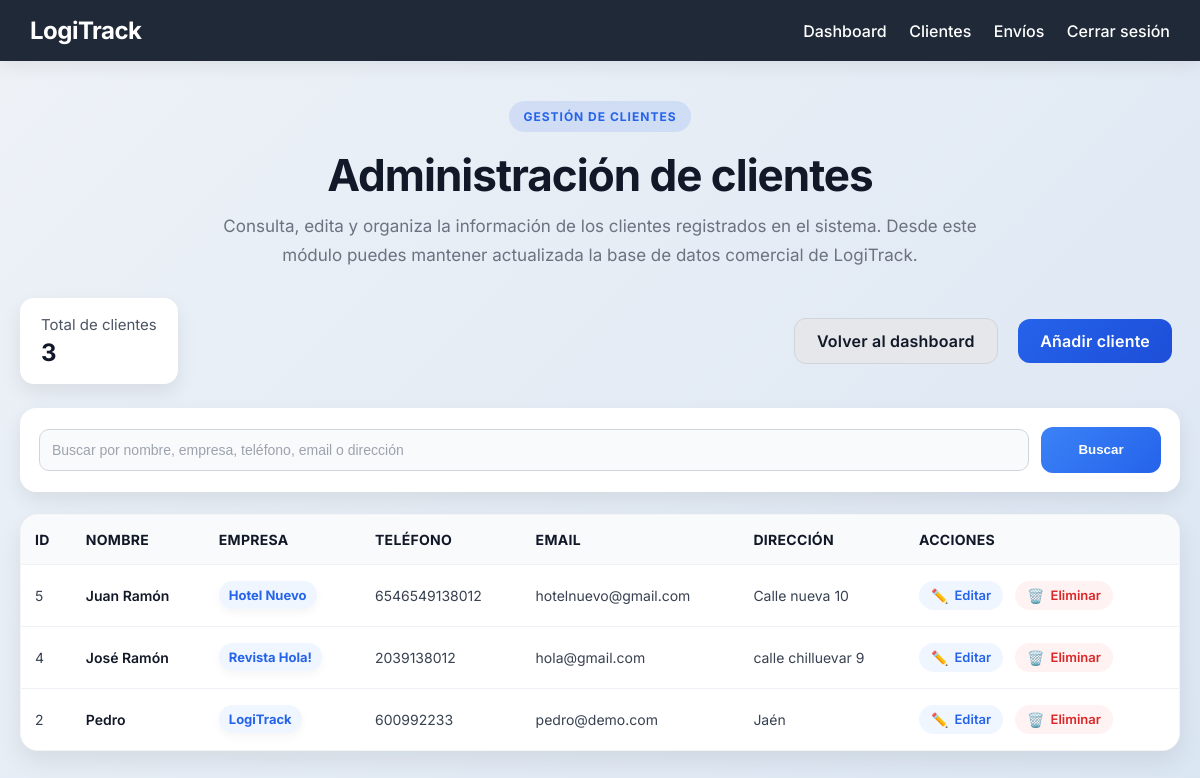
Page /admin/clientes.php (signed in) on the committed database.
### tables this page shows
CREATE TABLE `clientes` (
  `id` int(11) NOT NULL,
  `nombre` varchar(100) NOT NULL,
  `empresa` varchar(100) DEFAULT NULL,
  `telefono` varchar(20) DEFAULT NULL,
  `email` varchar(100) DEFAULT NULL,
  `direccion` varchar(255) DEFAULT NULL
);

### admin/clientes.php (the view, shortened to what this page needs)
<?php
require_once "../config/conexion.php";
$busqueda = isset($_GET["busqueda"]) ? trim($_GET["busqueda"]) : "";
if ($busqueda !== "") {
    $sql = "SELECT * FROM clientes
            WHERE nombre LIKE ?
               OR empresa LIKE ?
               OR telefono LIKE ?
               OR email LIKE ?
               OR direccion LIKE ?";
    $stmt = $conexion->prepare($sql);
    $param = "%" . $busqueda . "%";
    $stmt->bind_param("sssss", $param, $param, $param, $param, $param);
    $stmt->execute();
    $resultado = $stmt->get_result();
} else {
    $sql = "SELECT * FROM clientes ORDER BY id DESC";
    $resultado = $conexion->query($sql);
}
?>
<!DOCTYPE html>
<html lang="es">
<head>
    <link rel="stylesheet" href="../assets/css/estilos.css">
</head>
<body>
<div class="topbar">
    <div class="logo">LogiTrack</div>
    <div class="menu">
        <a href="dashboard.php">Dashboard</a>
        <a href="clientes.php">Clientes</a>
        <a href="envios.php">Envíos</a>
        <a href="logout.php">Cerrar sesión</a>
    </div>
</div>
<div class="clientes-wrapper">
    <div class="clientes-hero">
        <div class="clientes-kicker">Gestión de clientes</div>
        <h1>Administración de clientes</h1>
        <p>
            Consulta, edita y organiza la información de los clientes registrados en el sistema.
            Desde este módulo puedes mantener actualizada la base de datos comercial de LogiTrack.
        </p>
    </div>
    <div class="clientes-topbar">
        <div class="info-box">
            Total de clientes
            <strong><?php echo htmlspecialchars((string)$resultado->num_rows, ENT_QUOTES, 'UTF-8'); ?></strong>
        </div>
        <div class="acciones-top">
            <a class="btn btn-secundario" href="dashboard.php">Volver al dashboard</a>
            <a class="btn" href="crear_cliente.php">Añadir cliente</a>
        </div>
    </div>
    <div class="buscador-box">
        <form method="GET" class="buscador-form">
            <input
                type="text"
                name="busqueda"
                placeholder="Buscar por nombre, empresa, teléfono, email o dirección"
                value="<?php echo htmlspecialchars($busqueda, ENT_QUOTES, 'UTF-8'); ?>"
            >
            <button type="submit">Buscar</button>
        </form>
    </div>
    <div class="tabla-contenedor">
        <table>
            <tr>
                <th>ID</th>
                <th>Nombre</th>
                <th>Empresa</th>
                <th>Teléfono</th>
                <th>Email</th>
                <th>Dirección</th>
                <th>Acciones</th>
            </tr>
            <?php if ($resultado->num_rows > 0) { ?>
                <?php while ($fila = $resultado->fetch_assoc()) { ?>
                    <tr>
                        <td><?php echo htmlspecialchars((string)$fila["id"], ENT_QUOTES, 'UTF-8'); ?></td>
                        <td class="cliente-nombre"><?php echo htmlspecialchars((string)$fila["nombre"], ENT_QUOTES, 'UTF-8'); ?></td>
                        <td>
                            <span class="cliente-empresa">
                                <?php echo htmlspecialchars((string)$fila["empresa"], ENT_QUOTES, 'UTF-8'); ?>
                            </span>
                        </td>
                        <td><?php echo htmlspecialchars((string)$fila["telefono"], ENT_QUOTES, 'UTF-8'); ?></td>
                        <td><?php echo htmlspecialchars((string)$fila["email"], ENT_QUOTES, 'UTF-8'); ?></td>
                        <td><?php echo htmlspecialchars((string)$fila["direccion"], ENT_QUOTES, 'UTF-8'); ?></td>
                        <td class="acciones-celda">
                            <a class="accion-link editar" href="editar_cliente.php?id=<?php echo htmlspecialchars((string)$fila["id"], ENT_QUOTES, 'UTF-8'); ?>">
                                <span style="font-size:14px;">✏️</span>
                                <span>Editar</span>
                            </a>
                            <a class="accion-link eliminar" href="eliminar_cliente.php?id=<?php echo htmlspecialchars((string)$fila["id"], ENT_QUOTES, 'UTF-8'); ?>" onclick="return confirm('¿Eliminar cliente?')">
                                <span style="font-size:14px;">🗑️</span>
                                <span>Eliminar</span>
                            </a>
                        </td>
                    </tr>
                <?php } ?>
            <?php } else { ?>
                <tr>
                    <td colspan="7" class="sin-clientes">No hay clientes registrados.</td>
                </tr>
            <?php } ?>
        </table>
    </div>
</div>
</body>
</html>

### assets/css/estilos.css (style rules this page uses)
* { box-sizing: border-box; }
body { font-family: 'Inter', Arial, sans-serif; background: linear-gradient(135deg, #eef2f7 0%, #dbe6f3 100%); margin: 0; padding: 0; }
h1 { text-align: center; margin-bottom: 30px; }
.acciones-top { text-align: center; margin-bottom: 25px; }
.btn { display: inline-block; margin: 8px; padding: 10px 18px; border-radius: 10px; text-decoration: none; background: linear-gradient(135deg, #2563eb, #1d4ed8); color: white; font-weight: 600; letter-spacing: 0.2px; transition: all 0.2s ease; }
.btn-secundario { background: #e5e7eb; color: #111827; border: 1px solid #d1d5db; }
.tabla-contenedor { background: white; border-radius: 10px; box-shadow: 0 4px 10px rgba(0,0,0,0.1); overflow: hidden; padding: 20px; border: 1px solid rgba(0,0,0,0.04); transition: transform 0.2s ease, box-shadow 0.2s ease; }
table { width: 100%; border-collapse: collapse; background: white; border-radius: 10px; overflow: hidden; }
th { background: #f1f5f9; text-align: left; padding: 12px; font-weight: bold; letter-spacing: 0.3px; font-size: 13px; text-transform: uppercase; color: #475569; }
td { padding: 12px; border-top: 1px solid #eee; vertical-align: middle; font-size: 14px; }
.accion-link { text-decoration: none; margin-right: 6px; font-weight: bold; display: inline-block; padding: 6px 10px; border-radius: 8px; transition: opacity 0.2s ease, transform 0.2s ease, background 0.2s ease; }
.editar { color: #2563eb; }
.eliminar { color: #dc2626; }
.accion-link.editar { background: #eff6ff; color: #2563eb; }
.accion-link.eliminar { background: #fef2f2; color: #dc2626; }
.topbar { background: #1f2937; color: white; padding: 16px 30px; display: flex; justify-content: space-between; align-items: center; box-shadow: 0 4px 18px rgba(0,0,0,0.08); }
.topbar .logo { font-size: 24px; font-weight: bold; letter-spacing: -0.5px; }
.topbar .menu a, .landing-topbar nav a { color: white; text-decoration: none; margin-left: 18px; font-weight: 500; position: relative; transition: color 0.2s ease; }
.topbar .menu a::after, .landing-topbar nav a::after { content: ""; position: absolute; left: 0; bottom: -6px; width: 0; height: 2px; background: #60a5fa; transition: width 0.25s ease; }
input, select { width: 100%; padding: 12px; border: 1px solid #d1d5db; border-radius: 8px; margin-bottom: 18px; font-size: 14px; background: #f9fafb; transition: all 0.2s ease; }
input::placeholder { color: #9ca3af; }
button { width: 100%; padding: 12px; background: linear-gradient(135deg, #2563eb, #1d4ed8); border: none; border-radius: 8px; color: white; font-weight: 600; cursor: pointer; transition: all 0.2s ease; }
.page-subtitle, .dashboard-hero p, .clientes-hero p, .envios-hero p { max-width: 780px; }
.dashboard-wrapper, .clientes-wrapper, .envios-wrapper, .form-page { margin-top: 60px; margin-bottom: 60px; }
.stat-card, .panel, .card, .feature-card, .module-card, .tech-item, .tabla-contenedor { transition: transform 0.25s ease, box-shadow 0.25s ease; }
.btn { border-radius: 12px; padding: 12px 22px; }
.btn-secundario, .btn-danger { border-radius: 12px; }
.dashboard-hero p, .clientes-hero p, .envios-hero p, .page-subtitle { max-width: 700px; font-size: 16px; line-height: 1.8; }
.dashboard-hero h1, .clientes-hero h1, .envios-hero h1, .page-header h1 { letter-spacing: -1.2px; }
.info-box, .user-item, .chart-wrap, .panel, .stat-card, .form-container, .buscador-form { border: 1px solid rgba(255,255,255,0.45); }
.topbar .menu a { padding-bottom: 2px; }
.buscador-form input { border-radius: 10px; }
.buscador-form button, .buscador-form .btn { min-height: 46px; }
.cliente-empresa, .estado-badge { box-shadow: 0 4px 10px rgba(0,0,0,0.04); }
.accion-link { padding: 6px 12px; border-radius: 999px; font-size: 13px; font-weight: 600; text-decoration: none; display: inline-flex; align-items: center; gap: 6px; transition: all 0.2s ease; }

### rows in the picture
clientes: id "5", nombre "Juan Ramón", empresa "Hotel Nuevo", telefono "6546549138012", email "hotelnuevo@gmail.com", direccion "Calle nueva 10"
clientes: id "4", nombre "José Ramón", empresa "Revista Hola!", telefono "2039138012", email "hola@gmail.com", direccion "calle chilluevar 9"
clientes: id "2", nombre "Pedro", empresa "LogiTrack", telefono "600992233", email "pedro@demo.com", direccion "Jaén"

### other values in the picture
$resultado->num_rows "3"
